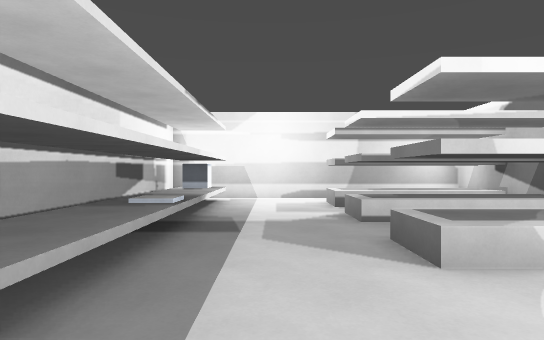
View 1 (above)

24 first-person views from a walk through a Godot game level. The camera is 1.3 m above the floor, looks level and sees 75° across. Doors that lead somewhere are drawn open, without their leaves. The floor is counted in squares, 2 m on a side. Each view is taken from the middle of a square. On the plan, view 1 faces up. The plan holds only what a view shows up to about 10 squares ahead; the rest is blank. The place goes on beyond the plan. Characters and animated objects are not drawn. Surface patterns are stand-ins for the level's own textures.

View 2
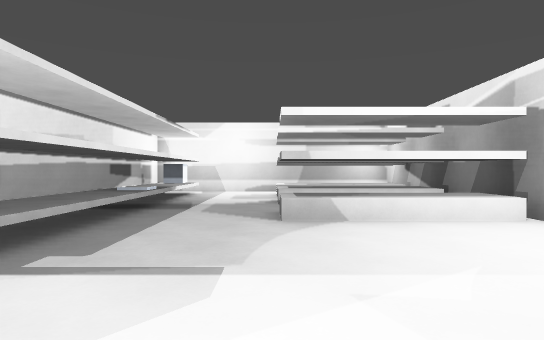

View 3
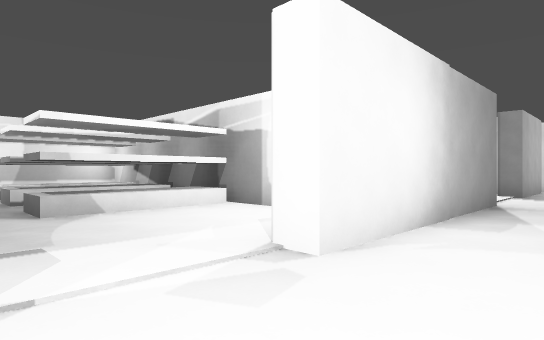

View 4
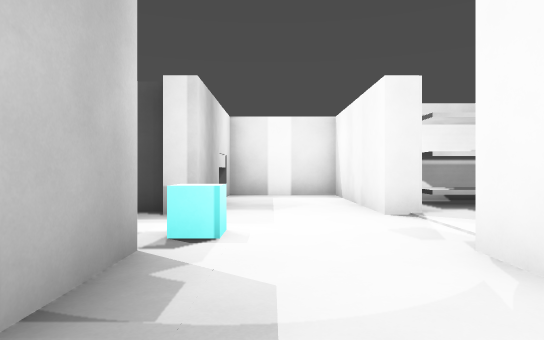

View 5
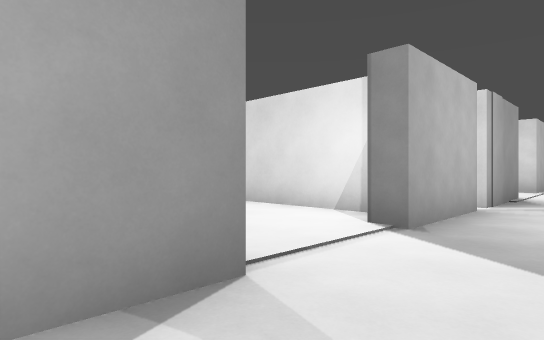

View 6
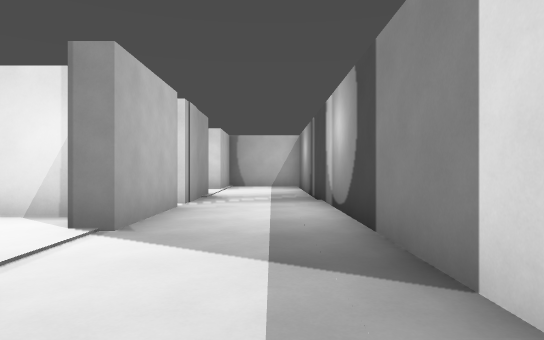

View 7
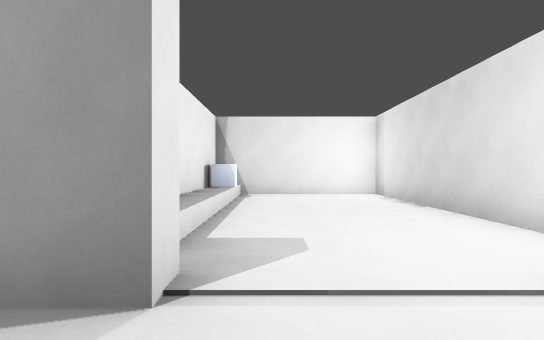

View 8
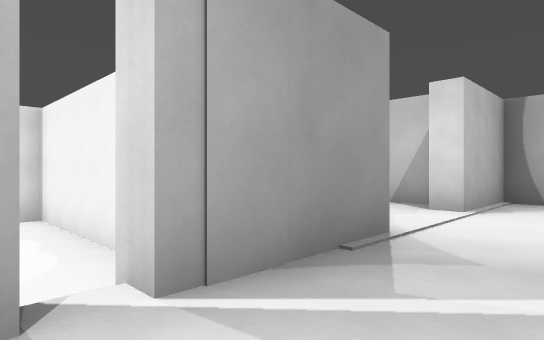

View 9
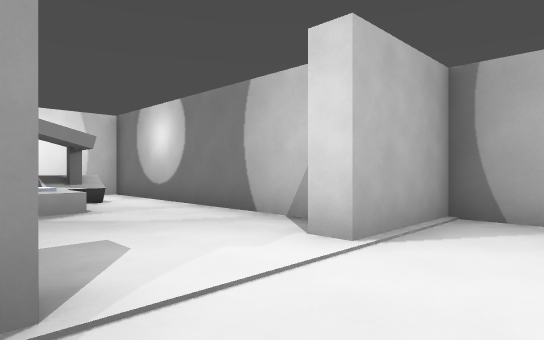

View 10
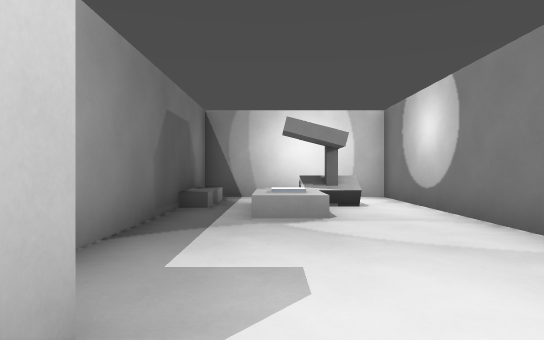

View 11
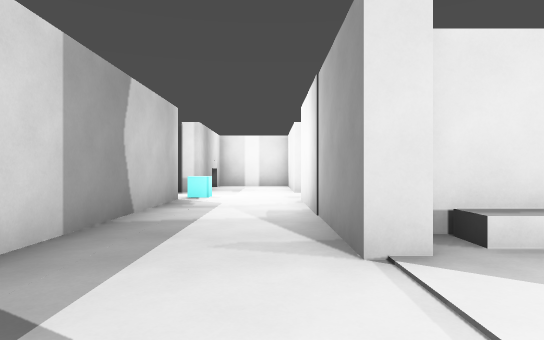

View 12
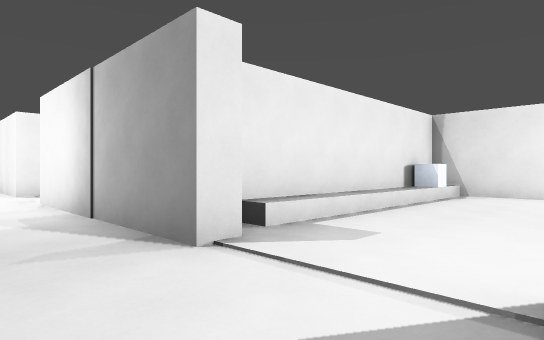

View 13
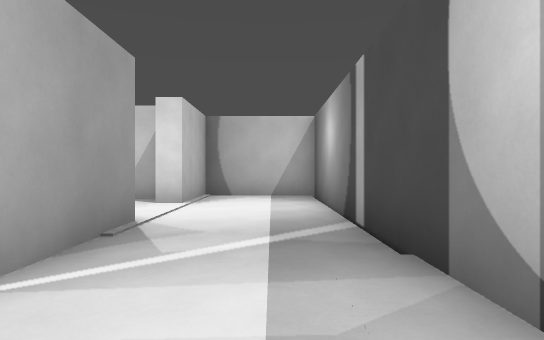

View 14
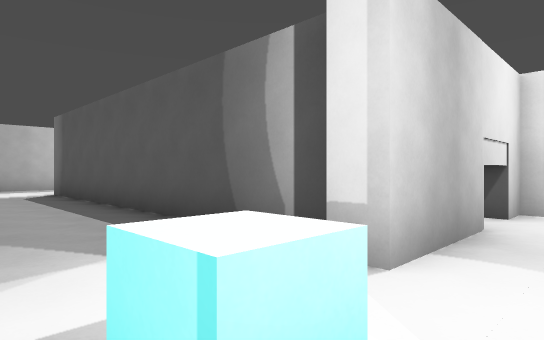

View 15
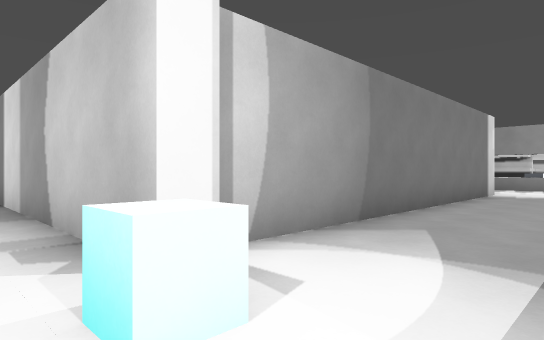

View 16
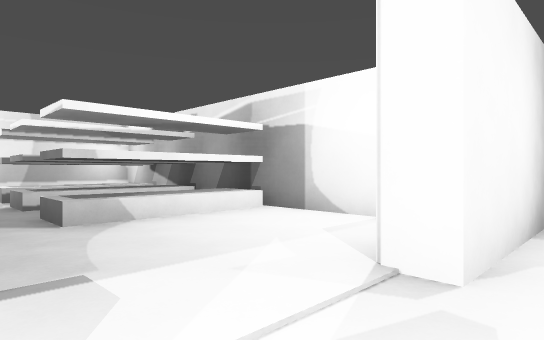

View 17
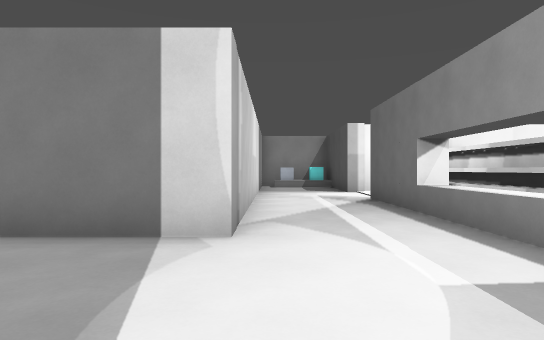

View 18
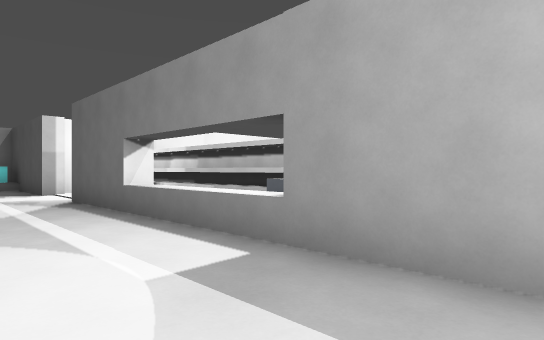

View 19
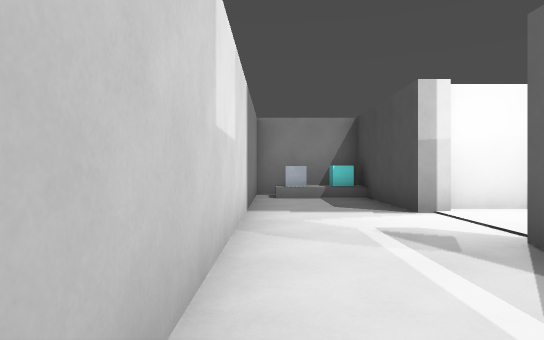

View 20
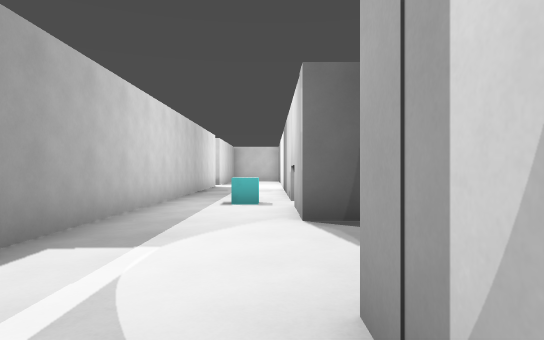

View 21
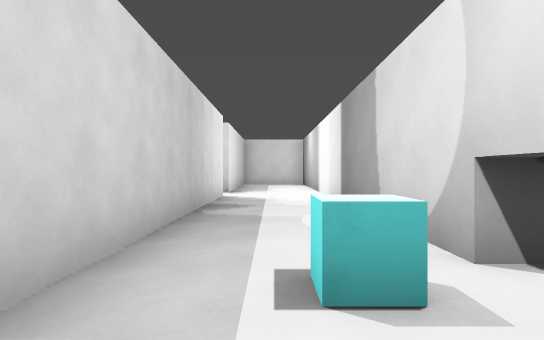

View 22
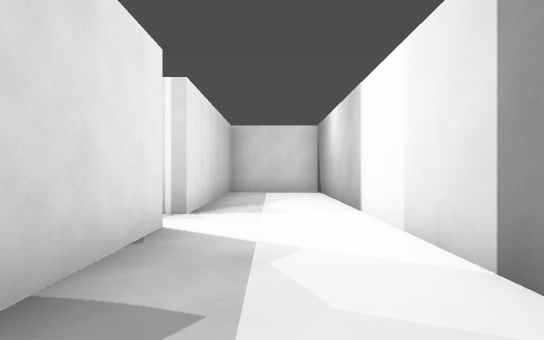

View 23
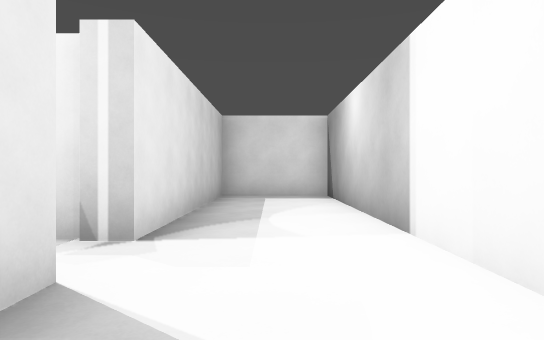

View 24
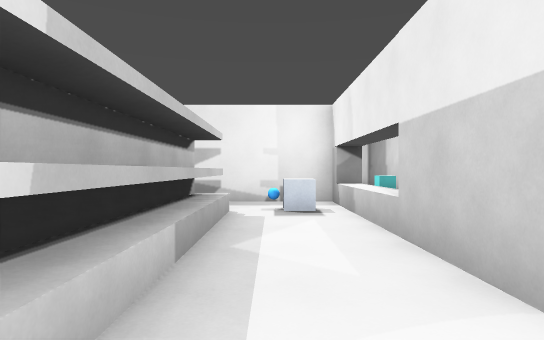

### Floor plan
Key: @ floor where view 1 was taken; # wall or solid block; x gap in a wall; . floor; / step, stairs or slope; D open door; ^ raised ledge; v drop or lower ground; O other object.
Columns run from 17 left of view 1 to 20 right of it. Each row starts with its distance up from view 1.
  9                #######
  8               #....   #
  7                x^..^^########  ######
  6                ^^.....##/...#  #.  .#
  5                ^^..^^###^...# v#.. .#
  4                ^^.....##/...# v#.^^.#
  3                ^^..^^###/...# v#.^..#
  2                ^^.....##/...# v#....#
  1                ^^.....##/...# v#....#
  0                ^^@....##/...#  #....#
 -1              ####DDD#####DD##xx##DDD##
 -2              #.......................#
 -3              #.......................#
 -4              #D##DDD##################
 -5                 #...#
 -6                 #...#
 -7                 #...#
 -8                 #...#
 -9                 #...#
-10                 #...#
-11                 #...#
-12                 #...#
-13 #################...############
-14 #.............D..............//#
-15 #............................//#
-16 #.....DD##........#^^^##DDD../##
-17 ######D  ##########.....DDD####
-18                   #O...... #
-19                   #########

Where each view was taken, in squares from view 1:
view 1: 0 up, 0 right, facing up
view 2: 2 down, 1 right, facing up
view 3: 3 down, 0 right, facing up-right
view 4: 3 down, 5 right, facing left
view 5: 3 down, 6 right, facing up-right
view 6: 3 down, 6 right, facing right
view 7: 3 down, 8 right, facing up
view 8: 3 down, 12 right, facing up-right
view 9: 3 down, 15 right, facing up-right
view 10: 2 down, 16 right, facing up
view 11: 2 down, 10 right, facing left
view 12: 3 down, 10 right, facing up-left
view 13: 3 down, 11 right, facing right
view 14: 3 down, 2 right, facing down-left
view 15: 3 down, 0 right, facing down-right
view 16: 2 down, 0 right, facing up-right
view 17: 14 down, 1 left, facing right
view 18: 14 down, 1 left, facing down-right
view 19: 14 down, 4 right, facing right
view 20: 14 down, 4 right, facing left
view 21: 15 down, 1 left, facing left
view 22: 15 down, 6 left, facing left
view 23: 15 down, 8 left, facing left
view 24: 18 down, 8 right, facing left
